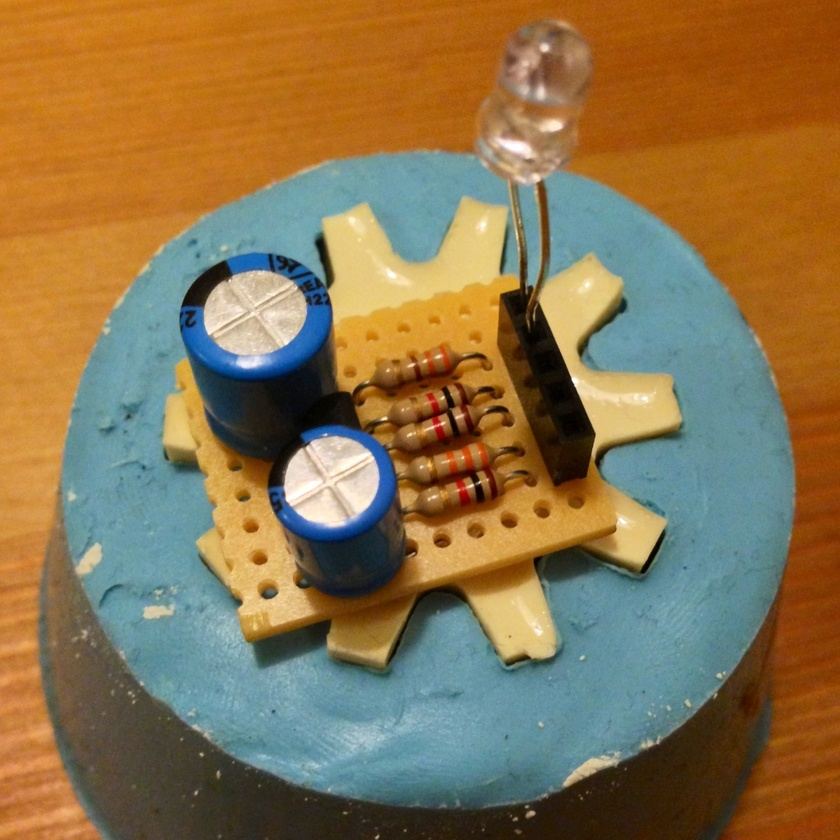
#> input picture programming_computer_vision_with_python/cvbook-contrib/board.jpeg, 840 x 840 px, shrunk from 1280 x 1280 before the run
$ python ch01_scipy_gauss_deriv.py
#> lines starting #> are read from the running program, lines starting #| are printed output that depends on the picture
from PIL import Image
from pylab import *
from scipy.ndimage import filters
import numpy

im = array(Image.open('board.jpeg').convert('L'))
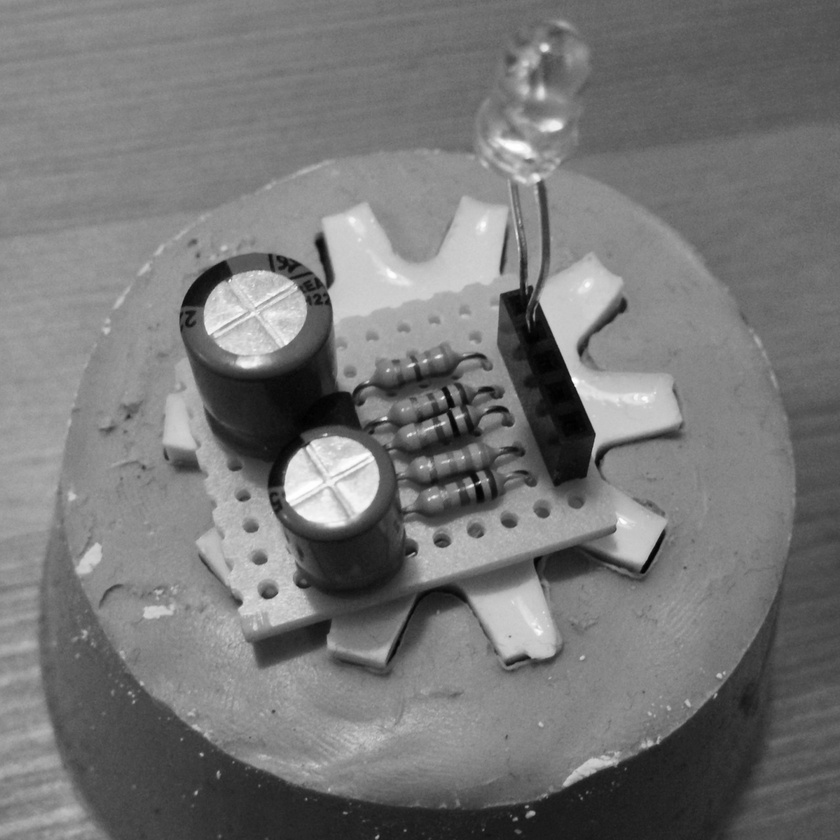
#> im: shape (840, 840); min 0, max 255, mean 118.9
gray()

subplot(2, 2, 1)
imshow(im)

sigma = 5

imx = zeros(im.shape)
filters.gaussian_filter(im, sigma, (0, 1), imx)
subplot(2, 2, 2)
imshow(imx)

imy = zeros(im.shape)
filters.gaussian_filter(im, sigma, (1, 0), imy)
subplot(2, 2, 3)
imshow(imy)

# there's also gaussian_gradient_magnitude()
mag = numpy.sqrt(imx**2 + imy**2)
subplot(2, 2, 4)
imshow(mag)

show()
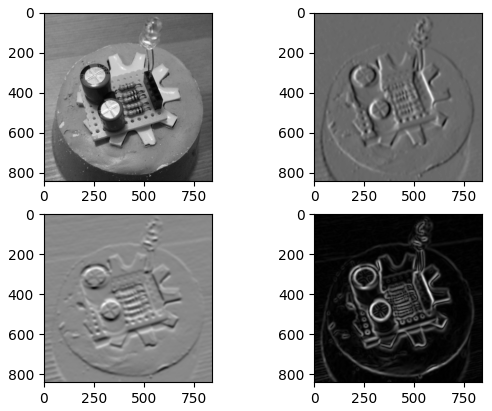
#> figure drawn by matplotlib, 4 panels
